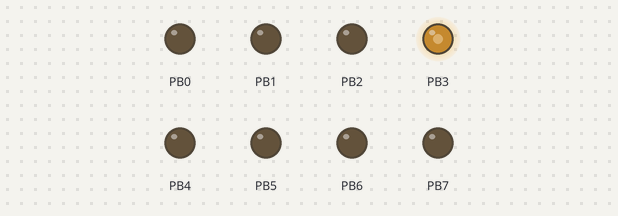
This program was run on a simulated ATmega16, built with avr-gcc and emulated at 16 MHz. Parts: output pins drawn as LEDs (lit = HIGH). At 0.3 s the program stops and its outputs stay as they are.

Above: at 0.1 s.
Timing chart, 0 to 1.6 s (numbered marks = the images above):
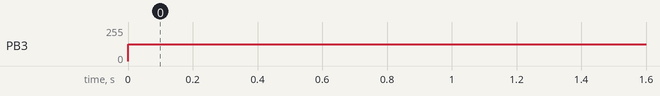

The program:

NewProjekt.c
```c
/*
 * NewProjekt.c
 *
 * Created: 05.11.2015 21:18:58
 *  Author: AP
 */


#include <avr/io.h>
#include "Pwm.h"
#include <avr/delay.h>

int main(void)
{
    DDRB = 0xFF;

    Pwm_Init(PWM_CHANNEL_0,PWM_FAST_MODE,PWM_CH0_PRE_SCALER_64);

    Pwm_SetPwmDutyCycle(PWM_CHANNEL_0,50);
    Pwm_SetActivationStatus(PWM_CHANNEL_0,PWM_ENABLE);
    while(1)
    {
        _delay_ms(100);
        //TODO:: Please write your application code
    }
}
```

MyDefs.h
```c
/*
 * MyDefs.h
 *
 * Created: 05.11.2015 21:56:45
 *  Author: AP
 */


#ifndef MYDEFS_H_
#define MYDEFS_H_

#include <avr/io.h>
#include <stdio.h>


#define SET_BIT(sValue, sBit)        \
        (sValue |= ( 1 << sBit))

#define SET_BITS(sValue, sBits)      \
        (sValue |= sBits)

#define RESET_BITS(rsValue, rsBits)      \
        (rsValue &= ~rsBits)

#define RESET_BIT(rsValue,rsBit)      \
        (rsValue &= ~(1 << rsBit))


#define GET_BIT(gValue,gBit)       \
        (gValue & (1 << gBit))


#define GET_BITS(gValue,gBit)       \
        (gValue & gBit)


typedef volatile uint8_t vuint8_t;

#ifndef F_CPU
    #define F_CPU 16000000UL
#endif


#endif /* MYDEFS_H_ */
```

Pwm.c
```c
/*
* Pwm.c
*
* Created: 08.11.2015 00:37:32
*  Author: AP
*/

#include "Pwm.h"


#define PWM_PRE_SCALER_MASK         0x0F

#define PWM_PRE_SCALER_BIT_POS      0x03

#define PWM_MODE_BIT_POS            0x48

#define PWM_MAX_DUTY_CYCLE          ((uint16_t)0xFF)

Pwm_RegisterConfig_t Pwm_channel0 =
{
     .tccrReg = NULL,
     .tcntReg = NULL,
     .ocrReg  = NULL,
     .ddrReg  = NULL,
};

Pwm_RegisterConfig_t Pwm_channel2 =
{
    .tccrReg = NULL,
    .tcntReg = NULL,
    .ocrReg  = NULL,
    .ddrReg  = NULL,
};


Pwm_Config_t Pwm_config[PWM_NUMBER_OF_CHANNEL] =
{
    [PWM_CHANNEL_0] = {
                        .preScaler          = PWM_CH0_PRE_SCALER_0,
                        .portPin            = PWM_OCR0_PORT,
                      },

    [PWM_CHANNEL_2] = {
                        .preScaler          = PWM_CH2_PRE_SCALER_0,
                        .portPin            = PWM_OCR2_PORT,
                      },
};

void Pwm_Init(Pwm_Channel_t Pwm_channel, Pwm_Mode_t Pwm_mode, Pwm_PreScaler_t Pwm_preScaler)
{
	 Pwm_EnableOrcPort(Pwm_channel);
     Pwm_SetPwmRegister(Pwm_channel);
     Pwm_SetPwmMode(Pwm_channel,Pwm_mode);
     Pwm_SetPwmPrescaler(Pwm_channel,Pwm_preScaler);
     TCCR0 |= (1<<COM01);
     return;
}


void Pwm_SetPwmRegister(Pwm_Channel_t Pwm_channel)
{
    switch (Pwm_channel)
    {
        case PWM_CHANNEL_0:
            Pwm_channel0.tccrReg  = (vuint8_t*)&TCCR0;
            Pwm_channel0.tcntReg  = (vuint8_t*)&TCNT0;
            Pwm_channel0.ocrReg   = (vuint8_t*)&OCR0;
            Pwm_channel0.ddrReg  =  (vuint8_t*)&DDRB;
        break;
        case PWM_CHANNEL_2:
            Pwm_channel2.tccrReg = (vuint8_t*)&TCCR2;
            Pwm_channel2.tcntReg = (vuint8_t*)&TCNT2;
            Pwm_channel2.ocrReg  = (vuint8_t*)&OCR2;
            Pwm_channel2.ddrReg  = (vuint8_t*)&DDRD;
        break;
        default:
            /*--- Do Nothing ----*/
        break;

    }
    return;
}

Pwm_RegisterConfig_t* Pwm_GetChannel(Pwm_Channel_t Pwm_channel)
{
    if(Pwm_channel == PWM_CHANNEL_0)
    {
        return &Pwm_channel0;
    }
    else if (Pwm_channel == PWM_CHANNEL_2)
    {
        return &Pwm_channel2;
    }
    else
    {
    /*--- Do Nothing ---*/
    }

    return NULL;
}


Pwm_Config_t* Pwm_GetChannelConfig(Pwm_Channel_t Pwm_channel)
{
    return (Pwm_config + (uint8_t)Pwm_channel);
}


void Pwm_SetPwmMode(Pwm_Channel_t Pwm_channel, Pwm_Mode_t Pwm_mode)
{
    Pwm_RegisterConfig_t* cfg;

    cfg = Pwm_GetChannel(Pwm_channel);
    SET_BITS(*cfg->tccrReg, (uint8_t)Pwm_mode);

    return;
}


void Pwm_SetActivationStatus(Pwm_Channel_t Pwm_channel, Pwm_Activation_t status)
{
    Pwm_RegisterConfig_t* cfg;
    Pwm_Config_t* chCfg;

    cfg = Pwm_GetChannel(Pwm_channel);
    chCfg = Pwm_GetChannelConfig(Pwm_channel);

    if(status == PWM_DISABLE)
    {
        RESET_BITS(*cfg->tccrReg,chCfg->preScaler);
    }
    else if (status == PWM_ENABLE)
    {
        SET_BITS(*cfg->tccrReg,PWM_PRE_SCALER_BIT_POS);
    }
    else
    {
        /*--- Do Nothing ---*/
    }
    return;
}


void Pwm_SetPwmPrescaler(Pwm_Channel_t Pwm_channel, Pwm_PreScaler_t Pwm_preScaler)
{
    Pwm_Config_t* chCfg;

    chCfg = Pwm_GetChannelConfig(Pwm_channel);
    if ((Pwm_channel == PWM_CHANNEL_0 && PWM_IsPreScalerInCh0Range(Pwm_preScaler)) ||
        (Pwm_channel == PWM_CHANNEL_2 && PWM_IsPreScalerInCh2Range(Pwm_preScaler)))
    {
        chCfg->preScaler = (Pwm_preScaler & PWM_PRE_SCALER_MASK);
    }

   return;
}


void Pwm_SetPwmDutyCycle(Pwm_Channel_t Pwm_channel, uint8_t Pwm_dutyCycle)
{

    Pwm_RegisterConfig_t* cfg_a = Pwm_GetChannel(Pwm_channel);

    if (Pwm_dutyCycle > 0 && Pwm_dutyCycle <= 100)
    {
        *(cfg_a->ocrReg) = ((uint8_t)(( PWM_MAX_DUTY_CYCLE * (uint16_t)Pwm_dutyCycle) / 100));
    }
}

Pwm_Mode_t Pwm_GetPwmMode(Pwm_Channel_t Pwm_channel)
{
     Pwm_RegisterConfig_t* cfg = Pwm_GetChannel(Pwm_channel);
     return GET_BITS(*(cfg->tccrReg), PWM_MODE_BIT_POS);
}


void Pwm_EnableOrcPort(Pwm_Channel_t Pwm_channel)
{
    Pwm_RegisterConfig_t* reg = Pwm_GetChannel(Pwm_channel);
    Pwm_Config_t* conf = Pwm_GetChannelConfig(Pwm_channel);

    SET_BIT(*reg->ddrReg,conf->portPin);
    return;
}
```

Pwm.h
```c
/*
 * Pwm.h
 *
 * Created: 08.11.2015 00:37:43
 *  Author: AP
 */


#ifndef PWM_H_
#define PWM_H_
#include <avr/io.h>
#include "MyDefs.h"


#define PWM_PRE_SCALER_1        1
#define PWM_PRE_SCALER_8        8
#define PWM_PRE_SCALER_64       64
#define PWM_PRE_SCALER_256      256
#define PWM_PRE_SCALER_1024     1024


typedef struct
{
    volatile uint8_t* tccrReg;
    volatile uint8_t* tcntReg;
    volatile uint8_t* ocrReg;
    volatile uint8_t* ddrReg;

}Pwm_RegisterConfig_t;


typedef enum
{
     PWM_CHANNEL_0          = 0x00,
     PWM_CHANNEL_2                ,
     PWM_NUMBER_OF_CHANNEL

}Pwm_Channel_t;


typedef enum
{
    PWM_NORMAL_MODE   = 0x08, //WGM Register -> Phase Correct PWM = 0x08
    PWM_FAST_MODE            = 0x48, //WGM Register -> Fast PWM          = 0x48

}Pwm_Mode_t;

typedef enum
{
    PWM_DISABLE     = 0x00,
    PWM_ENABLE      = 0x01,

}Pwm_Activation_t;


typedef enum
{
    PWM_CH0_PRE_SCALER_0        = 0x01,
    PWM_CH0_PRE_SCALER_8        = 0x02,
    PWM_CH0_PRE_SCALER_64       = 0x03,
    PWM_CH0_PRE_SCALER_256      = 0x04,
    PWM_CH0_PRE_SCALER_1024     = 0x05,

    PWM_CH2_PRE_SCALER_0        = 0x21,
    PWM_CH2_PRE_SCALER_8        = 0x22,
    PWM_CH2_PRE_SCALER_32       = 0x23,
    PWM_CH2_PRE_SCALER_64       = 0x25,
    PWM_CH2_PRE_SCALER_128      = 0x26,
    PWM_CH2_PRE_SCALER_256      = 0x27,
    PWM_CH2_PRE_SCALER_1024     = 0x28,

}Pwm_PreScaler_t;

typedef enum
{
    PWM_OCR0_PORT       = 0x03,
    PWM_OCR2_PORT       = 0x07,

}Pwm_OcrPort_t;


typedef struct
{
    Pwm_PreScaler_t  preScaler;
    Pwm_OcrPort_t    portPin;

}Pwm_Config_t;

void Pwm_Init(Pwm_Channel_t Pwm_channel, Pwm_Mode_t Pwm_mode, Pwm_PreScaler_t Pwm_preScaler);

void Pwm_SetPwmRegister(Pwm_Channel_t pwmChannel);

Pwm_RegisterConfig_t* Pwm_GetChannel(Pwm_Channel_t Pwm_channel);

void Pwm_SetPwmMode(Pwm_Channel_t Pwm_channel, Pwm_Mode_t Pwm_mode);

Pwm_Config_t* Pwm_GetChannelConfig(Pwm_Channel_t Pwm_channel);

void Pwm_SetActivationStatus(Pwm_Channel_t Pwm_channel, Pwm_Activation_t status);

void Pwm_SetPwmPrescaler(Pwm_Channel_t Pwm_channel, Pwm_PreScaler_t Pwm_preScaler);

Pwm_Mode_t Pwm_GetPwmMode(Pwm_Channel_t Pwm_channel);

void Pwm_SetPwmDutyCycle(Pwm_Channel_t Pwm_channel, uint8_t Pwm_dutyCycle);

void Pwm_EnableOrcPort(Pwm_Channel_t Pwm_channel);

#define PWM_IsPreScalerInCh0Range(preScaler)               \
        ((preScaler >= PWM_CH0_PRE_SCALER_0) &&            \
          (preScaler <= PWM_CH0_PRE_SCALER_1024))

#define PWM_IsPreScalerInCh2Range(preScaler)               \
        ((preScaler >= PWM_CH2_PRE_SCALER_0) &&            \
         (preScaler <= PWM_CH2_PRE_SCALER_1024))

#endif /* PWM_H_ */
```

Measured:
- by itself, PB3: 0/255 → 127/255 at 0.00 s
